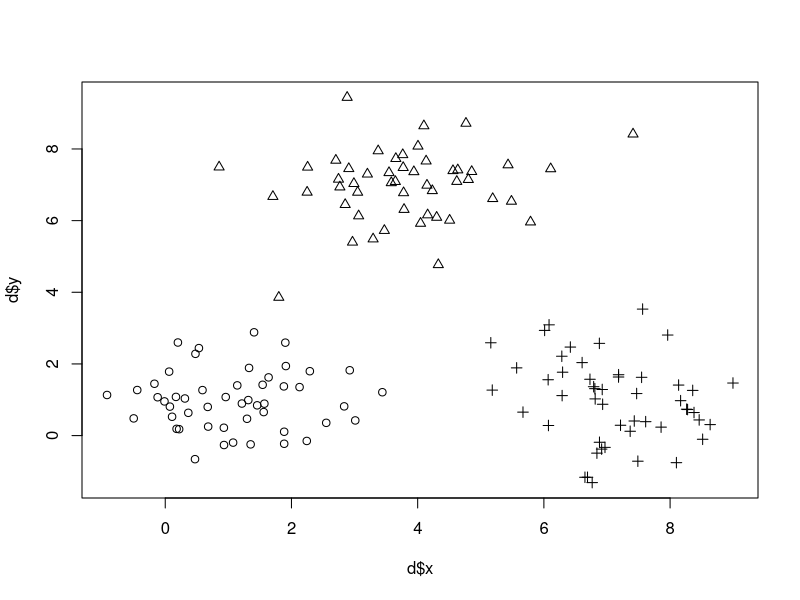

Generate this figure with R: (Note: this script raises an error after producing the figure.)
### Using artificial data
d <- data.frame( x = c( rnorm(50, 1), rnorm(50, 4), rnorm(50, 7)),
    y = c( rnorm(50,1), rnorm(50, 7), rnorm(50, 1)),
    k = rep(1:3, each=50) )
# plotting
# show data
plot(d$x, d$y, pch=d$k)
# Andrew's plots
layout( matrix(1:4, ncol=2))
andrews( d[1:2], main="Unsupervised x,y")
andrews( d[2:1], main="Unsupervised y,x")
andrews( d[1:2], col=d$k, main="Color-coded x,y")
andrews( d[2:1], col=d$k, main="Color-coded y,x")
# three curves for cluster means
andrews( cbind( tapply(d$x, d$k, mean), tapply(d$y, d$k, mean)),
    col=1:3 )

### Using 'iris' data
d <- iris[1:4]
# Andrew's plots
layout( matrix(1:4, ncol=2) )
# "unsupervised"
andrews(d, lty=1, col=1, main="Andrew's plot of Iris data")
# colored with species
andrews(d, lty=1, col=match( iris$Species, unique(iris$Species)),
    main="Andrew's plot of Iris data\n color-coded species")
# Andrew's plot on standardized data
andrews( scale(d), main="Andrew's plot of standardized Iris data")
# Andrew's plot on principal components
pcad <- princomp(d)
andrews( pcad$scores, main="Andrew's plot of PCA of Iris data")
